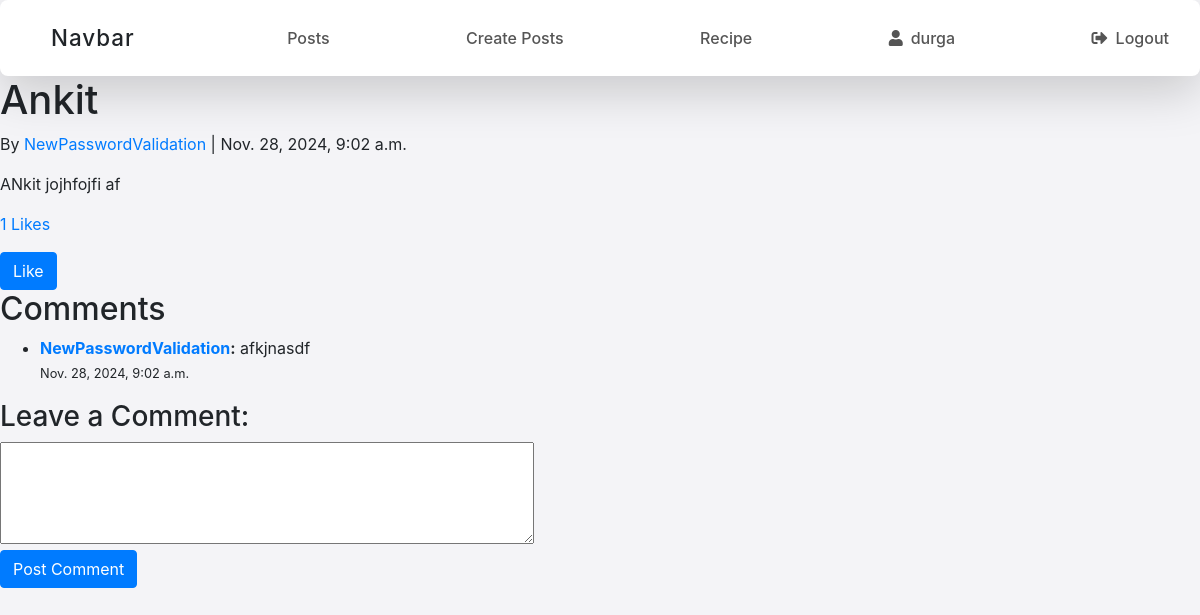
The page /postlist/14/ (signed in) on the database its author committed.
### vege/models.py (models this page shows, shortened)
class Post(models.Model):
    PUBLIC = 'public'
    PRIVATE = 'private'
    PRIVACY_CHOICES = [
        (PUBLIC, 'Public'),
        (PRIVATE, 'Private'),
    ]
    title = models.CharField(max_length=200)
    content = models.TextField()
    created_at = models.DateTimeField(auto_now_add=True)
    author = models.ForeignKey(User, on_delete=models.CASCADE)  # Link the post to the user
    privacy = models.CharField(
        max_length = 10,
        choices= PRIVACY_CHOICES,
        default= PUBLIC,
    )
    def get_likes_count(self):
        return self.likes.count()

class Comment(models.Model):
    post = models.ForeignKey(Post, related_name="comments", on_delete=models.CASCADE)
    author = models.ForeignKey(User, on_delete=models.CASCADE)  # Link the comment to the user
    content = models.TextField()
    created_at = models.DateTimeField(auto_now_add=True)

### vege/views.py (the view, shortened to what this page needs)
# urls.py: path('postlist/<int:post_id>/', post_detail, name='post_detail'),
def post_detail(request, post_id):
    post = get_object_or_404(Post, id=post_id)
    comments = post.comments.all()
    liked_users = post.likes.values_list('user__username', flat=True)
    user_has_liked = Like.objects.filter(post=post, user=request.user).exists()
    return render(request, 'post_detail.html', {
        'post': post,
        'comments': comments,
        'user_has_liked': user_has_liked,
        'liked_users': liked_users  # Pass the list of users who liked the post
    })

### vege/templates/post_detail.html (shortened to what this page needs)
{% extends "base.html" %}
{% block start %}
<h1>{{ post.title }}</h1>
<p>By <a href="{% url 'user_profile' post.author.username %}">{{ post.author.username }}</a> | {{ post.created_at }}</p>
<p>{{ post.content }}</p>
<p><a href="#" data-toggle="modal" data-target="#likeModal{{ post.id }}">{{ post.get_likes_count }} Likes</a></p>
<form method="POST" action="{% url 'post_detail' post.id %}">
    {% if user_has_liked %}
        <button type="submit" name="like" class="btn btn-danger">Unlike</button>
    {% else %}
        <button type="submit" name="like" class="btn btn-primary">Like</button>
    {% endif %}
</form>
<h2>Comments</h2>
<ul>
    {% for comment in comments %}
        <li>
            <strong><a href="{% url 'user_profile' comment.author.username %}">{{ comment.author.username }}</a>:</strong> {{ comment.content }}
            <br>
            <small>{{ comment.created_at }}</small>
        </li>
    {% empty %}
        <p>No comments yet.</p>
    {% endfor %}
</ul>
<h3>Leave a Comment:</h3>
<form method="POST">
    <textarea name="content" rows="4" cols="50"></textarea><br>
    <button type="submit" name="comment" class="btn btn-primary">Post Comment</button>
</form>
{% endblock %}

### home/templates/base.html (shortened to what this page needs)
<!DOCTYPE html>
<html lang="en">
  <head>
    <link
      rel="stylesheet"
      href="https://cdn.jsdelivr.net/npm/bootstrap@4.3.1/dist/css/bootstrap.min.css"
    />
    <link
      href="https://maxcdn.bootstrapcdn.com/bootstrap/4.5.2/css/bootstrap.min.css"
      rel="stylesheet"
    />
    <link
      rel="stylesheet"
      href="https://cdnjs.cloudflare.com/ajax/libs/font-awesome/5.15.4/css/all.min.css"
    />
  </head>
  <body>
    <nav class="navbar p-3 shadow-lg">
      <div class="container-fluid">
        <a class="navbar-brand">Navbar</a>
        <a href="/postlist/">Posts</a>
        <a href="/create/">Create Posts</a>
        <a href="/recipes/">Recipe</a>
        {% if request.user.is_authenticated %}
        <a
          href="{% url 'user_profile' request.user.username %}"
          class=""
          ><i class="fas fa-user"></i>{{ request.user.username }}</a
        >
        <a href="/logout/" class=""><i class="fas fa-sign-out-alt"></i>Logout</a>
        {% else %}
        <a href="/login/" class=""><i class="fas fa-sign-in-alt"></i>Login</a>
        {% endif %}
      </div>
    </nav>
    {% block start %} {% endblock %}
  </body>
</html>

### home/templates/base.html (style rules this page uses)
body { font-family: -apple-system, BlinkMacSystemFont, "Segoe UI", "Roboto", "Oxygen", "Ubuntu", "Cantarell", "Fira Sans", "Droid Sans", "Helvetica Neue", sans-serif; background-color: #f4f4f7; }
nav.navbar { background-color: #ffffff; box-shadow: 0 2px 10px rgba(0, 0, 0, 0.1); border-radius: 8px; }
.navbar-brand { font-weight: 600; font-size: 1.4rem; color: #333; letter-spacing: 1px; }
.navbar a { font-weight: 500; color: #555; margin-left: 20px; transition: color 0.3s ease; display: flex; align-items: center; }
.navbar i { margin-right: 8px; }
.btn { transition: background-color 0.3s ease, color 0.3s ease; }

### rows shown on the page
Post: title "Ankit", author.username "NewPasswordValidation", created_at "Nov. 28, 2024, 9:02 a.m.", content "ANkit jojhfojfi af", get_likes_count "1"
Comment: author.username "NewPasswordValidation", content "afkjnasdf", created_at "Nov. 28, 2024, 9:02 a.m."

### other values the page prints
{{ request.user.username }} "durga"
